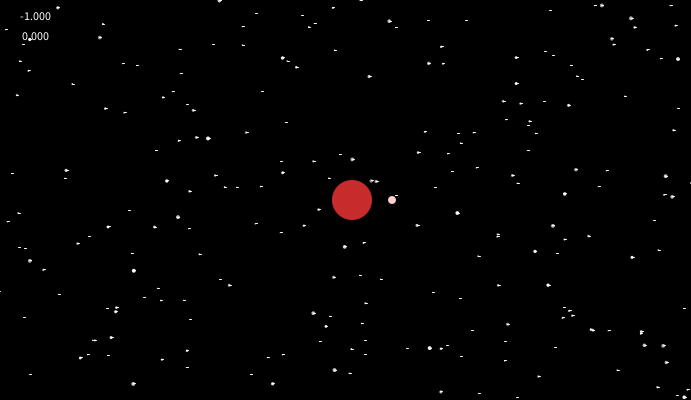
Frame 1 (no input)
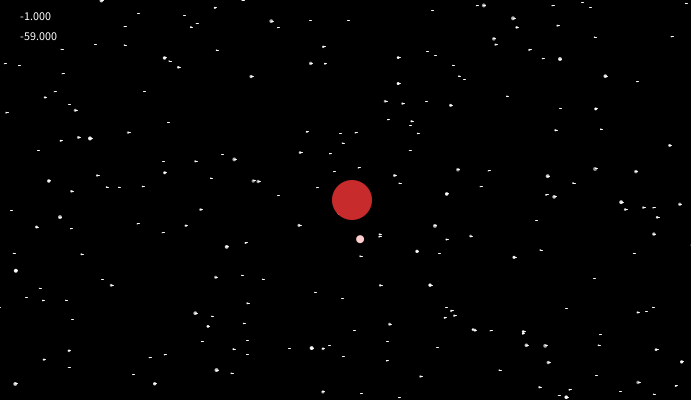
Frame 60 (the mouse pressed at the canvas centre just before this capture)
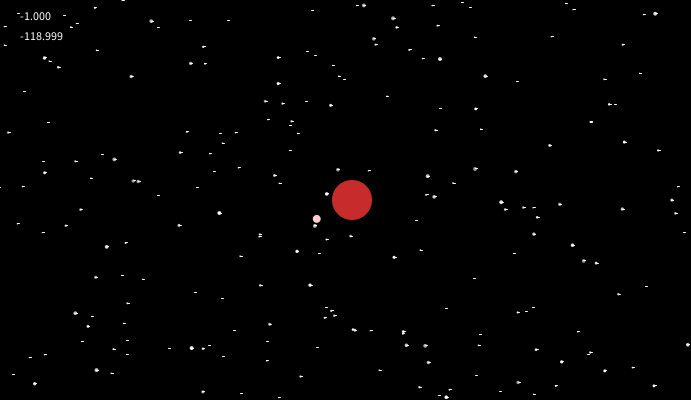
Frame 120 (the mouse held since frame 60 and released just before this capture)

The Processing sketch that drew these frames (run headless with seeded random() and noise(); from frame 60 on, the mouse is pressed at the canvas centre):

// Processing sketch: processing_150325
// ── processing_150325.pde

int amp=5;

int cant = amp*400;
float km=0;

float[] X = new float[cant]; 
float[] Y = new float[cant]; 
float[] T = new float[cant]; 
float[] C = new float[cant]; 
float[] Cs = new float[cant]; 
float[] Cb = new float[cant]; 

float Xjug;
float Yjug;
float Tjug = 40;
float Vjug = 0;

float radio;
float angulo;

float Xlun;
float Ylun;
  


PImage choriImagen;

int Z = 20;

float tamanio;

float velY=0;

float vel=-1;
float max=50;
float exp=0.3;



void setup() {

radio=1;
angulo=0;
  
  size(691, 400);
  //size(displayWidth, displayHeight);
  background(0);
  for (int i = 0; i < cant; i++) {
    X[i]=random(width*-amp, width*amp);
    Y[i]=random(0, height);
    T[i]=random(4);
    C[i]=int(random(150, 255));
    Cs[i]=int(random(10, 255));
    Cb[i]=int(random(10, 255));
  }

 Xjug = width / 2;
 Yjug = height / 2;

}

void draw() {
  fill(0); 
  rect(0, 0, width, height);
  fill(255);
  text(vel,20,20);
  text(km,20,40);
  km=km+vel;
  
  for (int i = 0; i < cant; i++) {
    
    
  if (X[i]<km*-1-width*amp){X[i]=km*-1+width*amp;}
    
    if (X[i]>km*-1+width*amp){X[i]=km*-1-width*amp;}
    
    //text(X[i],X[i],Y[i]);
    
    X[i]=X[i]+vel;
    
    planeta(X[i], Y[i], T[i], T[i], C[i], Cs[i], Cb[i],km);
    lineaplaneta(X[i], Y[i],km);

  }
  
  fill(255,200,200);
  noStroke();
  Yjug=Yjug-velY;
 
//  float randY = map(vel,0,max,0,1);
//  
//  Yjug=Yjug+random(-1*randY,1*randY);
  
  ellipse(Xjug-vel*7,Yjug,Tjug,Tjug);  
  
  pushMatrix(); 
  
    translate(Xjug-vel*7, Yjug); 
    rotate(angulo); 
    translate(Tjug, 0); 
    fill(255, 50, 1000); 
    ellipse(Xlun,Ylun,Tjug/5,Tjug/5);

  popMatrix(); //PLANETA 2
  
//  Xlun=(width * 0.5)+radio*cos(angulo);
//  Ylun=(height * 0.5)+radio*sin(angulo);
//  
  angulo = angulo +00.1 * vel/1.2;
  radio *= 1.005;

  vel = vel*0.9999999;
  velY = velY*0.99;

  
}


void keyPressed(KeyEvent e)
{

  if (e.getKeyCode()==39)
  {
    if (vel>-max){vel=vel-exp;}
    //Right arrow key code
  }
  else if (e.getKeyCode()==97)
  {
    if (vel<max){vel=vel+exp;}
    //Left arrow key code
  }
  
  else if (e.getKeyCode()==38)
  {
    if (velY<max){velY=velY+exp*2;}
    //up arrow key code
  }
  else if (e.getKeyCode()==40)
  {
    if (velY<max){velY=velY-exp*2;}
    //down arrow key code
  }

}

  void planeta(float rectX, float rectY, float alto, float ancho, float colorplaneta, float sat, float bri,float kmplaneta) {
    colorMode(HSB);
    noStroke();
    fill(colorplaneta);
    ellipse(rectX+kmplaneta, rectY, alto, ancho);
  }

  void lineaplaneta(float rectX, float rectY,float kmplaneta) {
    noFill();
    stroke(255);
    line(rectX+kmplaneta, rectY, rectX+kmplaneta-vel*2, rectY-velY*2);
  }
